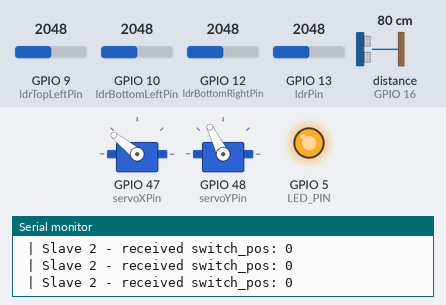
Bench run of a sketch on a simulated ESP32. Shown: 2 × servo, output pins drawn as LEDs (lit = HIGH), the last lines printed to the serial monitor. Wiring (inferred from the names in the program): ultrasonic range finder: trigger GPIO 15; echo GPIO 16. Inputs (shaded band) come from the test bench; at power-on: GPIO 9 (ldrTopLeftPin) = 2048, GPIO 10 (ldrBottomLeftPin) = 2048, GPIO 12 (ldrBottomRightPin) = 2048, GPIO 13 (ldrPin) = 2048, distance to the obstacle (sensor on GPIO 16) 80 cm. The echo pulse lasts 58.3 µs per cm; EEPROM starts erased; pins used as bus, display or sensor lines are not drawn.

Above: at 1.2 s.
1.3 s: GPIO 9 (ldrTopLeftPin) set to 2435
At 4.4 s:
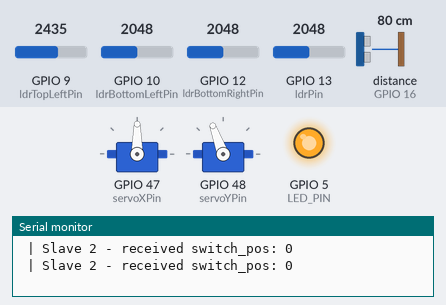
4.8 s: GPIO 9 (ldrTopLeftPin) set to 2551
9.0 s: GPIO 10 (ldrBottomLeftPin) set to 3353
13.2 s: GPIO 10 (ldrBottomLeftPin) set to 3439
At 14.22 s:
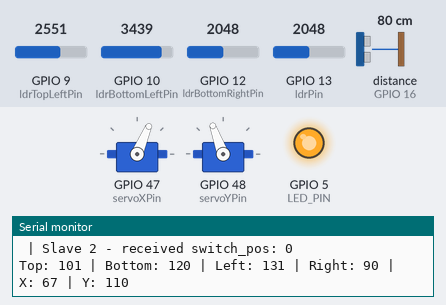
At 16.6 s:
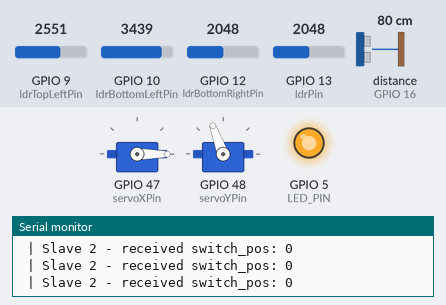
16.7 s: GPIO 12 (ldrBottomRightPin) set to 2525
18.2 s: GPIO 12 (ldrBottomRightPin) set to 2617
At 20.7 s:
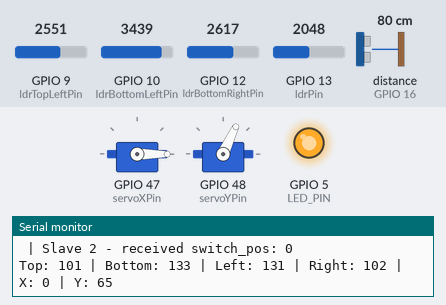
Timing chart, 0 to 22.2 s (numbered marks = the images above; inputs shaded):
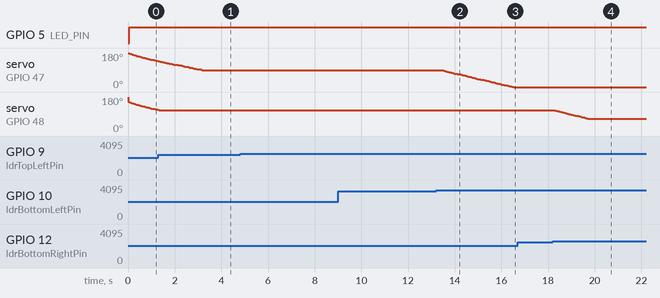

Measured:
- the behaviour switches between 3410 and 3411 on GPIO 10 (ldrBottomLeftPin) (found by bisection; images 1 and 2)
- the behaviour switches between 2566 and 2567 on GPIO 12 (ldrBottomRightPin) (found by bisection; images 3 and 4)
- after the input at 13.2 s, servo on GPIO 47 (servoXPin): moves from 90° to 0° over 3.1 s, starting after 0.25 s
- after the input at 18.2 s, servo on GPIO 48 (servoYPin): moves from 110° to 65° over 1.4 s, starting after 0.12 s

The sketch:

sub1.ino
```cpp
#include <Wire.h>
#include <ESP32Servo.h>
#include <EEPROM.h>

#define SDA_PIN 36
#define SCL_PIN 35
#define LED_PIN 5

int switch_pos = 0;
int slaveAddress = 8;
uint16_t ultrasonicValue = 0;
uint16_t ldrValue = 0;
uint8_t data = 1;
unsigned long lastUpdateTime = 0;
unsigned long lastUpdateTime1 = 0;
const unsigned long updateInterval = 1000;
const unsigned long updateInterval1 = 50;
const int trigPin = 15;
const int echoPin = 16;
const int ldrPin = 13;

// Solar tracker variables
const int ldrTopLeftPin = 9;
const int ldrTopRightPin = 13;
const int ldrBottomLeftPin = 10;
const int ldrBottomRightPin = 12;
const int servoXPin = 47;  // X-axis (Horizontal left-right movement)
const int servoYPin = 48;  // Y-axis (Vertical up-down movement)
const int eepromAddressX = 0;
const int eepromAddressY = 1;
const long ldrInterval = 200;
const long servoInterval = 20;
const int threshold = 5;
const int servoMin = 0;
const int servoMax = 180;
const int ldrMaxValue = 4095;
const int ldrThreshold = 130;

unsigned long previousLdrMillis = 0;
unsigned long previousServoMillis = 0;
int posX;
int posY;
Servo servoX;
Servo servoY;
int avgTop, avgBottom, avgLeft, avgRight;

void setup() {
  Serial.begin(9600);
  pinMode(trigPin, OUTPUT);
  pinMode(echoPin, INPUT);
  pinMode(LED_PIN, OUTPUT);
  digitalWrite(LED_PIN, LOW);
  Wire.begin(slaveAddress, SDA_PIN, SCL_PIN, 400000);
  Wire.onReceive(receiveEvent);
  Wire.onRequest(requestEvent);

  // Solar tracker setup
  EEPROM.begin(2);
  posX = EEPROM.read(eepromAddressX);
  posY = EEPROM.read(eepromAddressY);

  servoX.attach(servoXPin);
  servoY.attach(servoYPin);
  servoX.write(posX);
  servoY.write(posY);
}

void loop() {
  unsigned long currentTime = millis();

  // Solar tracker functionality
  solarTracker();

  if (currentTime - lastUpdateTime1 >= updateInterval1) {
    receiveData();
    lastUpdateTime1 = currentTime;
  }

  if (currentTime - lastUpdateTime >= updateInterval) {
    ultrasonicValue = getUltrasonicDistance();
    transmitLDR();
    lastUpdateTime = currentTime;
  }
}

void transmitLDR() {
  ldrValue = analogRead(ldrPin);
  Serial.print(" | LDR: ");
  Serial.print(ldrValue);
  Serial.print(", Extra Data: ");
  Serial.print(data);
}

void receiveData() {
  if (switch_pos == 0) {
    digitalWrite(LED_PIN, HIGH);
  } else if (switch_pos == 1) {
    digitalWrite(LED_PIN, LOW);
  }

  Serial.print(" | Slave 2 - received switch_pos: ");
  Serial.println(switch_pos);
}

uint16_t getUltrasonicDistance() {
  digitalWrite(trigPin, LOW);
  delayMicroseconds(2);
  digitalWrite(trigPin, HIGH);
  delayMicroseconds(10);
  digitalWrite(trigPin, LOW);

  long duration = pulseIn(echoPin, HIGH);
  uint16_t distance = duration * 0.034 / 2;
  Serial.print(" Ultrasonic: ");
  Serial.print(distance);
  Serial.print(" cm");
  return distance;
}

void receiveEvent(int numBytes) {
  if (Wire.available() >= 2) {
    uint16_t highByte = Wire.read();
    uint16_t lowByte = Wire.read();
    uint16_t receivedValue = (highByte << 8) | lowByte;
    switch_pos = receivedValue;
  }
}

void requestEvent() {
  Wire.write((byte)(ultrasonicValue >> 8));
  Wire.write((byte)ultrasonicValue);
  Wire.write((byte)(ldrValue >> 8));
  Wire.write((byte)ldrValue);
  Wire.write(data);
}

void solarTracker() {
  unsigned long currentMillis = millis();

  if (currentMillis - previousLdrMillis >= ldrInterval) {
    previousLdrMillis = currentMillis;

    int ldrTopLeft = analogRead(ldrTopLeftPin);
    int ldrTopRight = analogRead(ldrTopRightPin);
    int ldrBottomLeft = analogRead(ldrBottomLeftPin);
    int ldrBottomRight = analogRead(ldrBottomRightPin);

    avgTop = (ldrTopLeft + ldrTopRight) / 2;
    avgBottom = (ldrBottomLeft + ldrBottomRight) / 2;
    avgLeft = (ldrTopLeft + ldrBottomLeft) / 2;
    avgRight = (ldrTopRight + ldrBottomRight) / 2;

    avgTop = map(avgTop, 0, ldrMaxValue, 0, 180);
    avgBottom = map(avgBottom, 0, ldrMaxValue, 0, 180);
    avgLeft = map(avgLeft, 0, ldrMaxValue, 0, 180);
    avgRight = map(avgRight, 0, ldrMaxValue, 0, 180);

    Serial.print("Top: ");
    Serial.print(avgTop);
    Serial.print(" | Bottom: ");
    Serial.print(avgBottom);
    Serial.print(" | Left: ");
    Serial.print(avgLeft);
    Serial.print(" | Right: ");
    Serial.print(avgRight);
    Serial.print(" | X: ");
    Serial.print(posX);
    Serial.print(" | Y: ");
    Serial.println(posY);
  }

  if (currentMillis - previousServoMillis >= servoInterval) {
    previousServoMillis = currentMillis;

    if (avgTop > ldrThreshold || avgBottom > ldrThreshold || avgLeft > ldrThreshold || avgRight > ldrThreshold) {
      if (abs(avgLeft - avgRight) > threshold) {
        if (avgLeft > avgRight && avgLeft > avgTop && avgLeft > avgBottom) {
          posX = constrain(posX - 1, servoMin, servoMax);
        } else if (avgRight > avgLeft && avgRight > avgTop && avgRight > avgBottom) {
          posX = constrain(posX + 1, servoMin, servoMax);
        }
        servoX.write(posX);
        EEPROM.write(eepromAddressX, posX);
        EEPROM.commit();
      }

      if (abs(avgTop - avgBottom) > threshold) {
        if (avgTop > avgBottom && avgTop > avgLeft && avgTop > avgRight) {
          posY = constrain(posY + 1, 65, 155);
        } else if (avgBottom > avgTop && avgBottom > avgLeft && avgBottom > avgRight) {
          posY = constrain(posY - 1, 65, 155);
        }
        servoY.write(posY);
        EEPROM.write(eepromAddressY, posY);
        EEPROM.commit();
      }
    } else if (avgTop < ldrThreshold && avgBottom < ldrThreshold && avgLeft < ldrThreshold && avgRight < ldrThreshold) {
      if (posY > 110) {
        posY--;
        posY = constrain(posY, 110, 155);
      } else if (posY < 110) {
        posY++;
        posY = constrain(posY, 65, 110);
      }
      if (posX > 90) {
        posX--;
        posX = constrain(posX, 90, 180);
      } else if (posX < 90) {
        posX++;
        posX = constrain(posX, 0, 90);
      }
      servoY.write(posY);
      servoX.write(posX);
      EEPROM.write(eepromAddressX, posX);
      EEPROM.write(eepromAddressY, posY);
      EEPROM.commit();
    }
  }
}
```
